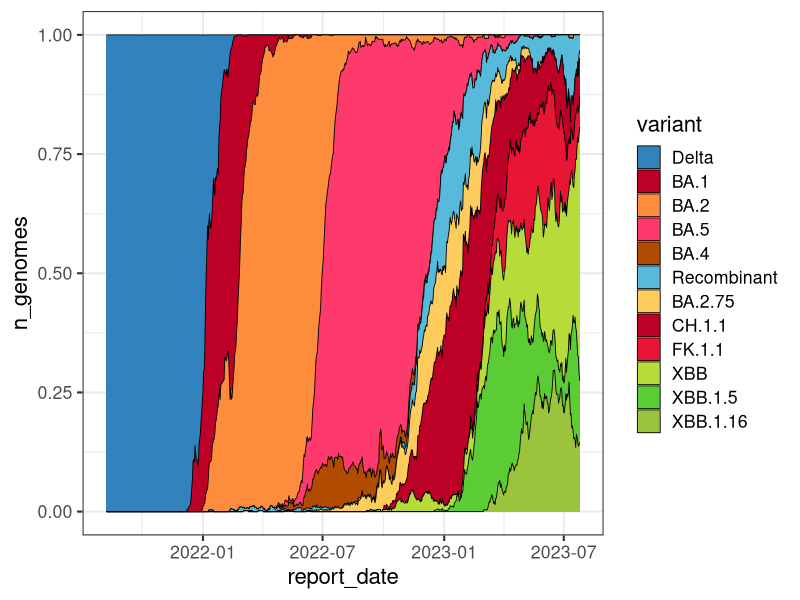

Write the R code that produced this figure.
## ---- chunk 1
knitr::opts_chunk$set(
  fig.path = "images/"
)
## ---- chunk 2
library(lubridate)
library(tidyr)
library(ggplot2)
library(forcats)

voc <- read.csv("data/all_variant_counts.csv")
voc$report_date <- ymd(voc$report_date)
tidy_voc <- pivot_longer(voc, !report_date, names_to = "variant", values_to = "n_genomes")

stack_order <- c("Delta", 
                 "BA.1", 
                 "BA.2", 
                 "BA.5", 
                 "BA.4", 
                 "Recombinant",
                 "XBC.1.3",
                 "BA.2.75", 
                 "CH.1.1", 
                 "FK.1.1",
                 "XBB", 
                 "XBB.1.5", 
                 "XBB.1.16"
)

tidy_voc$variant <- fct_relevel(tidy_voc$variant, stack_order)




voc_pal <-c(Delta        = "#3182bd", 
            BA.1         = "#bd0026", 
            BA.2         = "#fd8d3c", 
            BA.4         = "#B14B02",
            BA.5         = "#FD3A6B",
            BA.2.75      = "#fecc5c", 
            CH.1.1       = "#bd0026",
            FK.1.1       = "#E81634",
            XBB          = "#b6db3a",
            XBB.1.5      = "#5CCC34", 
            XBB.1.16     = "#9CC33C",
            Recombinant  = "#57badb", 
            XBC.1.3      = "#9AD6EA"
)



ggplot(tidy_voc, aes(report_date, n_genomes, fill=variant)) + 
    geom_area(position = 'fill', colour='black', size=0.3) +
    scale_fill_manual(values=voc_pal)+
    theme_bw(base_size = 16)  
